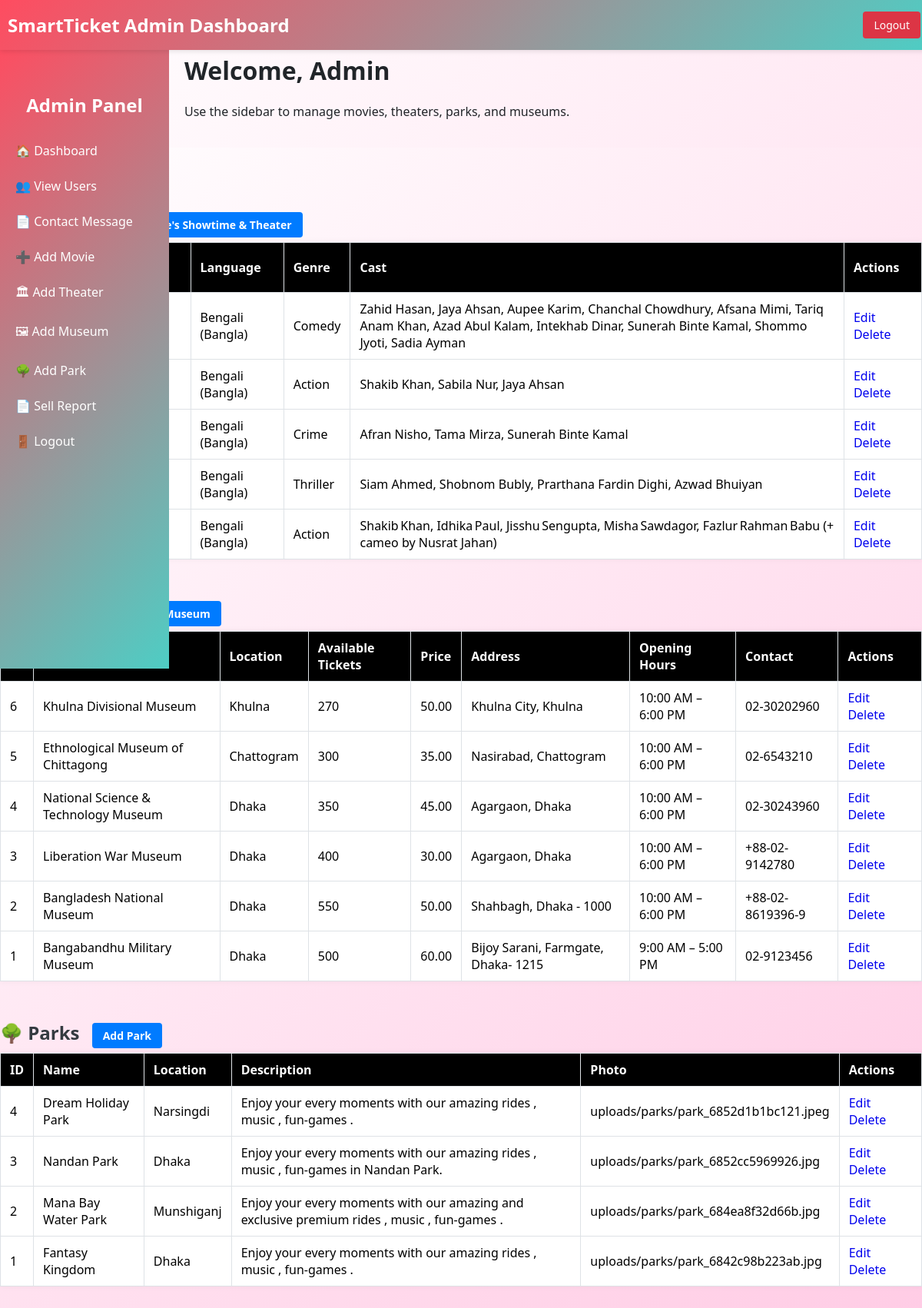
Screenshot of /admin/dashboard.php (signed in) with the database file from the repository.
### tables this page shows
CREATE TABLE `movies` (
  `movie_id` int(11) NOT NULL,
  `title` varchar(255) NOT NULL,
  `description` text DEFAULT NULL,
  `duration_minutes` int(11) DEFAULT NULL,
  `release_date` date DEFAULT NULL,
  `language` varchar(100) DEFAULT NULL,
  `genre` varchar(100) DEFAULT NULL,
  `cast` text DEFAULT NULL,
  `director` varchar(100) DEFAULT NULL,
  `created_at` timestamp NOT NULL DEFAULT current_timestamp(),
  `photo` varchar(255) DEFAULT NULL
);

CREATE TABLE `museums` (
  `museum_id` int(11) NOT NULL,
  `name` varchar(255) NOT NULL,
  `description` text DEFAULT NULL,
  `location` varchar(255) DEFAULT NULL,
  `available_tickets` int(11) DEFAULT NULL,
  `price` decimal(10,2) DEFAULT NULL,
  `created_at` timestamp NOT NULL DEFAULT current_timestamp(),
  `photo` varchar(255) DEFAULT NULL,
  `address` varchar(255) DEFAULT NULL,
  `opening_hours` varchar(100) DEFAULT NULL,
  `contact` varchar(100) DEFAULT NULL
);

CREATE TABLE `parks` (
  `park_id` int(11) NOT NULL,
  `name` varchar(255) NOT NULL,
  `description` text DEFAULT NULL,
  `location` varchar(255) DEFAULT NULL,
  `created_at` timestamp NOT NULL DEFAULT current_timestamp(),
  `photo` varchar(255) DEFAULT NULL,
  `general_description` text DEFAULT NULL,
  `general_price` decimal(10,2) DEFAULT NULL,
  `general_available_ticket` int(11) DEFAULT NULL,
  `family_description` text DEFAULT NULL,
  `family_price` decimal(10,2) DEFAULT NULL,
  `family_available_ticket` int(11) DEFAULT NULL,
  `student_description` text DEFAULT NULL,
  `student_price` decimal(10,2) DEFAULT NULL,
  `student_available_ticket` int(11) DEFAULT NULL,
  `corporate_description` text DEFAULT NULL,
  `corporate_price` decimal(10,2) DEFAULT NULL,
  `corporate_available_ticket` int(11) DEFAULT NULL
);

### admin/dashboard.php (the view, shortened to what this page needs)
<?php
require_once '../db_connect.php';
$movies  = $conn->query("SELECT * FROM movies  ORDER BY created_at DESC")
                ->fetchAll(PDO::FETCH_ASSOC);
$museums = $conn->query("SELECT * FROM museums ORDER BY created_at DESC")
                ->fetchAll(PDO::FETCH_ASSOC);
$parks   = $conn->query("SELECT * FROM parks   ORDER BY created_at DESC")
                ->fetchAll(PDO::FETCH_ASSOC);
?>
<!DOCTYPE html>
<html lang="en">
<head>
</head>
<body>
<header>
    <h1>SmartTicket Admin Dashboard</h1>
    <a href="admin_login.php" class="logout">Logout</a>
</header>
<div class="sidebar">
    <h2>Admin Panel</h2>
    <a href="dashboard.php">🏠 Dashboard</a>
    <a href="view_users.php">👥 View Users</a>
    <a href="a_contact.php">📄 Contact Message</a>
    <a href="add_movie.php?type=movie">➕ Add Movie</a>
    <a href="add_theater.php">🏛 Add Theater</a>
    <a href="add_museum.php?type=Add Movie_Theater">🖼 Add Museum</a>
    <a href="add_park.php?type=park">🌳 Add Park</a>
    <a href="sell_report.php">📄 Sell Report</a>
    <a href="admin_login.php">🚪 Logout</a>
</div>
<div class="main-content">
    <h1>Welcome, Admin</h1>
    <p>Use the sidebar to manage movies, theaters, parks, and museums.</p>
</div>
<div class="container">
    <h2>🎬 Movies <a href="add_movie_theater.php?type=movie" class="button">Add Movie's Showtime & Theater</a></h2>
    <table>
        <tr>
            <th>ID</th><th>Title</th><th>Duration (min)</th><th>Language</th> <th>Genre</th><th>Cast</th><th>Actions</th>
        </tr>
        <?php foreach ($movies as $movie): ?>
        <tr>
            <td><?= htmlspecialchars($movie['movie_id']) ?></td>
            <td><?= htmlspecialchars($movie['title']) ?></td>
            <td><?= htmlspecialchars($movie['duration_minutes']) ?></td>
            <td><?= htmlspecialchars($movie['language']) ?></td>
            <td><?= htmlspecialchars($movie['genre']) ?></td>
            <td><?= htmlspecialchars($movie['cast']) ?></td>
            <td class="actions">
                <a href="edit_item.php?type=movie&id=<?= $movie['movie_id'] ?>">Edit</a>
                <a href="delete_item.php?type=movie&id=<?= $movie['movie_id'] ?>" onclick="return confirm('Delete this movie?')">Delete</a>
            </td>
        </tr>
        <?php endforeach; ?>
    </table>
   <h2>🏛️ Museums <a href="add_museum.php?type=museum" class="button">Add Museum</a></h2>
   <table>
       <tr>
           <th>ID</th>
           <th>Name</th>
           <th>Location</th>
           <th>Available Tickets</th>
           <th>Price</th>
           <th>Address</th>
           <th>Opening Hours</th>
           <th>Contact</th>
           <th>Actions</th>
       </tr>
       <?php foreach ($museums as $museum): ?>
       <tr>
           <td><?= htmlspecialchars($museum['museum_id']) ?></td>
           <td><?= htmlspecialchars($museum['name']) ?></td>
           <td><?= htmlspecialchars($museum['location']) ?></td>
           <td><?= htmlspecialchars($museum['available_tickets']) ?></td>
           <td><?= htmlspecialchars($museum['price']) ?></td>
           <td><?= htmlspecialchars($museum['address']) ?></td>
           <td><?= htmlspecialchars($museum['opening_hours']) ?></td>
           <td><?= htmlspecialchars($museum['contact']) ?></td>
           <td class="actions">
               <a href="edit_museums.php?id=<?= $museum['museum_id'] ?>">Edit</a>
               <a href="delete_item.php?type=museum&id=<?= $museum['museum_id'] ?>" onclick="return confirm('Delete this museum?')">Delete</a>
           </td>
       </tr>
       <?php endforeach; ?>
   </table>
    <h2>🌳 Parks <a href="add_park.php?type=park" class="button">Add Park</a></h2>
    <table>
        <tr>
            <th>ID</th><th>Name</th><th>Location</th><th>Description</th><th>Photo</th><th>Actions</th>
        </tr>
        <?php foreach ($parks as $park): ?>
        <tr>
            <td><?= htmlspecialchars($park['park_id']) ?></td>
            <td><?= htmlspecialchars($park['name']) ?></td>
            <td><?= htmlspecialchars($park['location']) ?></td>
            <td><?= htmlspecialchars($park['description']) ?></td>
            <td><?= htmlspecialchars($park['photo']) ?></td>
            <td class="actions">
                <a href="edit_park.php?type=park&id=<?= $park['park_id'] ?>">Edit</a>
                <a href="delete_item.php?type=park&id=<?= $park['park_id'] ?>" onclick="return confirm('Delete this park?')">Delete</a>
            </td>
        </tr>
        <?php endforeach; ?>
    </table>
</div>
</body>
</html>

### admin/dashboard.php (style rules this page uses)
body { font-family: 'Segoe UI', Tahoma, Geneva, Verdana, sans-serif; margin: 0; background: linear-gradient(135deg, #ffffff, #ffcce5); color: #212529; min-height: 100vh; }
header { position: fixed; top: 0; left: 0; width: 99%; background: linear-gradient(135deg, #ff4c60, #4ecdc4); color: white; padding: 15px 10px; display: flex; justify-content: space-between; align-items: center; z-index: 1000; box-shadow: 0 2px 6px rgba(0, 0, 0, 0.1); }
header h1 { margin: 0; font-size: 24px; }
.logout { color: white; text-decoration: none; background-color: #dc3545; padding: 8px 14px; border-radius: 4px; font-size: 14px; }
.container { background: linear-gradient(135deg, #ffffff, #ffcce5); padding-top: 30px; padding-right: -10px; max-width: 1300px; margin: auto; }
h2 { margin-top: 50px; margin-bottom: 10px; color: #343a40; }
table { background: #ffffff; width: 100%; border-collapse: collapse; margin-bottom: 40px; background-color: white; box-shadow: 0 0 8px rgba(0, 0, 0, 0.05); }
th { border: 1px solid #dee2e6; padding: 10px 12px; text-align: left; color: #ffffff; }
td { border: 1px solid #dee2e6; padding: 10px 12px; text-align: left; color: #000000; }
th { background: #000000; font-weight: 600; }
a.button { background-color: #007bff; color: white; padding: 7px 14px; text-decoration: none; border-radius: 4px; font-size: 14px; margin-left: 10px; }
.actions a { margin-right: 10px; color: #0000000; text-decoration: none; }
.sidebar { width: 220px; background: linear-gradient(135deg, #ff4c60, #4ecdc4); color: white; height: 100vh; padding-top: 20px; position: fixed; }
.sidebar h2 { text-align: center; margin-bottom: 20px; color: white; }
.sidebar a { display: block; color: white; padding: 12px 20px; text-decoration: none; }
.main-content { margin-left: 220px; margin-top: 50px; padding: 20px; flex-grow: 1; }
h1 { margin-top: 0; }

### rows the page displays
movies: movie_id "10", title "Utshob", language "Bengali (Bangla)", genre "Comedy", cast "Zahid Hasan, Jaya Ahsan, Aupee Karim, Chanchal Chowdhury, Afsana Mimi, Tariq Anam Khan, Azad Abul Kalam, Intekhab Dinar, Sunerah Binte Kamal, Shommo Jyoti, Sadia Ayman"
movies: language "Bengali (Bangla)", genre "Action", cast "Shakib Khan, Sabila Nur, Jaya Ahsan"
movies: title "Daagi", language "Bengali (Bangla)", genre "Crime", cast "Afran Nisho, Tama Mirza, Sunerah Binte Kamal"
movies: language "Bengali (Bangla)", genre "Thriller", cast "Siam Ahmed, Shobnom Bubly, Prarthana Fardin Dighi, Azwad Bhuiyan"
movies: language "Bengali (Bangla)", genre "Action", cast "Shakib Khan, Idhika Paul, Jisshu Sengupta, Misha Sawdagor, Fazlur Rahman Babu (+ cameo by Nusrat Jahan)"
museums: museum_id "6", name "Khulna Divisional Museum", location "Khulna", available_tickets "270", price "50.00", address "Khulna City, Khulna", opening_hours "10:00 AM – 6:00 PM", contact "02-30202960"
museums: museum_id "5", name "Ethnological Museum of Chittagong", location "Chattogram", available_tickets "300", price "35.00", address "Nasirabad, Chattogram", opening_hours "10:00 AM – 6:00 PM", contact "02-6543210"
museums: museum_id "4", name "National Science & Technology Museum", location "Dhaka", available_tickets "350", price "45.00", address "Agargaon, Dhaka", opening_hours "10:00 AM – 6:00 PM", contact "02-30243960"
museums: museum_id "3", name "Liberation War Museum", location "Dhaka", available_tickets "400", price "30.00", address "Agargaon, Dhaka", opening_hours "10:00 AM – 6:00 PM", contact "+88-02-9142780"
museums: museum_id "2", name "Bangladesh National Museum", location "Dhaka", available_tickets "550", price "50.00", address "Shahbagh, Dhaka - 1000", opening_hours "10:00 AM – 6:00 PM", contact "+88-02-8619396-9"
museums: museum_id "1", name "Bangabandhu Military Museum", location "Dhaka", available_tickets "500", price "60.00", address "Bijoy Sarani, Farmgate, Dhaka- 1215", opening_hours "9:00 AM – 5:00 PM", contact "02-9123456"
parks: park_id "4", name "Dream Holiday Park", location "Narsingdi", description "Enjoy your every moments with our amazing rides , music , fun-games .", photo "uploads/parks/park_6852d1b1bc121.jpeg"
parks: park_id "3", name "Nandan Park", location "Dhaka", description "Enjoy your every moments with our amazing rides , music , fun-games in Nandan Park.", photo "uploads/parks/park_6852cc5969926.jpg"
parks: park_id "2", name "Mana Bay Water Park", location "Munshiganj", description "Enjoy your every moments with our amazing and exclusive premium rides , music , fun-games .", photo "uploads/parks/park_684ea8f32d66b.jpg"
parks: park_id "1", name "Fantasy Kingdom", location "Dhaka", description "Enjoy your every moments with our amazing rides , music , fun-games .", photo "uploads/parks/park_6842c98b223ab.jpg"
